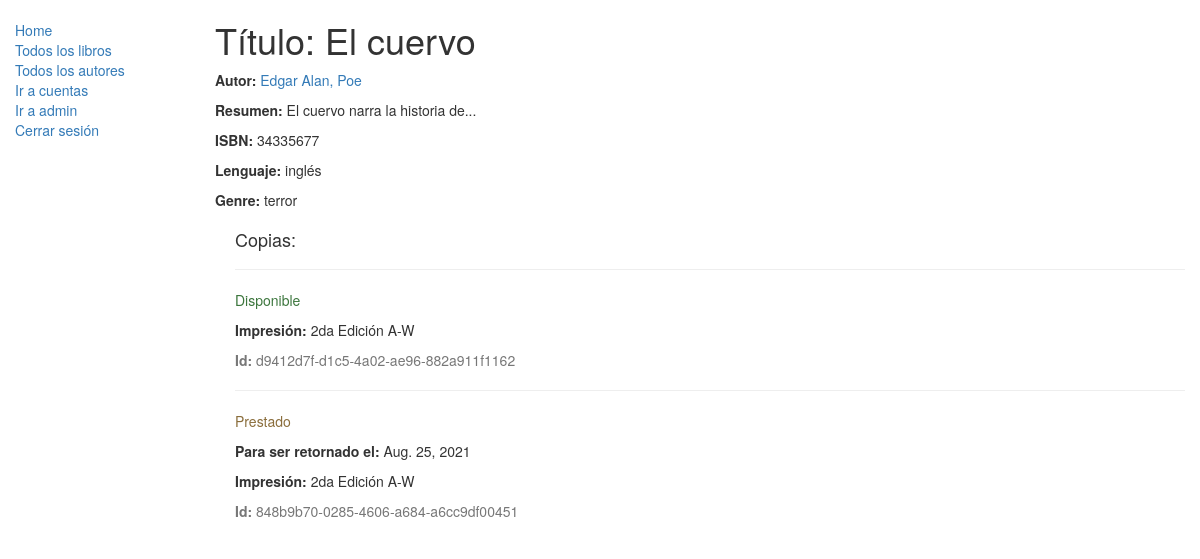
/catalogo/libro/2, run on the app's committed database.
### catalogo/models.py (models this page shows, shortened)
class Libro(models.Model):
    titulo = models.CharField(max_length=200)
    autor = models.ForeignKey('Autor', on_delete=models.SET_NULL, null=True)
    resumen = models.TextField(max_length=1000, help_text="Ingrese una breve descripción del libro")
    isbn = models.CharField('ISBN',max_length=13, help_text='hasta 13 Caracteres <a href="https://www.isbn-international.org/content/what-isbn">ISBN number</a>')
    genero = models.ManyToManyField(Genero, help_text="seleccione un genero para este libro.")
    lenguaje = models.ForeignKey('Lenguaje', on_delete=models.SET_NULL, null=True)
    def display_genero(self):
        """
        Creates a string for the Genero. This is required to display genre in Admin."""
        return ', '.join([ genero.nombre for genero in self.genero.all()[:3] ])
    display_genero.short_description = 'Genero'

class Autor(models.Model):
    nombre = models.CharField(max_length=100)
    apellido = models.CharField(max_length=100)
    fecha_nacimiento = models.DateField(null=True, blank=True)
    fecha_muerte = models.DateField('Muerte', null=True, blank=True)
    def __str__(self):
        return '%s, %s' % (self.nombre, self.apellido)

class Lenguaje(models.Model):
    nombre = models.CharField(max_length=200,
                            help_text="Introduzca el idioma del libro.")
    def __str__(self):
        return self.nombre

class Genero(models.Model):
    nombre = models.CharField(max_length=200, help_text="Ingrese el tipo de género (p. ej. Ciencia Ficción, Poesía Francesa etc.)")
    def __str__(self):
        return self.nombre

class EjemplarEspecifico(models.Model):
    id = models.UUIDField(primary_key=True, default=uuid.uuid4, help_text="ID único para este libro particular en toda la biblioteca")
    libro = models.ForeignKey('Libro', on_delete=models.SET_NULL, null=True)
    impresion = models.CharField(max_length=200)
    devolucion = models.DateField(null=True, blank=True)
    LOAN_STATUS = (
        ('m', 'Mantenimiento'),
        ('p', 'Prestado'),
        ('d', 'Disponible'),
        ('r', 'Reservado'),
    )
    status = models.CharField(max_length=1, choices=LOAN_STATUS, blank=True, default='m', help_text='Disponibilidad del libro')
    class Meta:
        ordering = ["devolucion"]
        permissions = (("puede_marcar_retornado", "Poner como devuelto"),)

### catalogo/views.py (the view)
class VistaDetalleDeLibro(generic.DetailView):
    model = Libro  #Mismo modelo Libro, distinto tipo de vista genérica (generic.DetailView)

### catalogo/templates/catalogo/libro_detail.html (shortened to what this page needs)
{% extends "base_generica.html" %}
{% block content %}
  <h1>Título: {{ libro.titulo }}</h1>
  <p><strong>Autor:</strong> <a href="{% url 'autor-detail' libro.autor.pk %}">{{ libro.autor }}</a></p>
  <p><strong>Resumen:</strong> {{ libro.resumen }}</p>
  <p><strong>ISBN:</strong> {{ libro.isbn }}</p>
  <p><strong>Lenguaje:</strong> {{ libro.lenguaje }}</p>
  <p><strong>Genre:</strong> {% for genero in libro.genero.all %} {{ genero }}{% if not forloop.last %}, {% endif %}{% endfor %}</p>
  <div style="margin-left:20px;margin-top:20px">
    <h4>Copias:</h4>
    {% for copy in libro.ejemplarespecifico_set.all %}
    <hr>
    <p class="{% if copy.status == 'd' %}text-success{% elif copy.status == 'm' %}text-danger{% else %}text-warning{% endif %}">{{ copy.get_status_display }}</p>{% if copy.status ==... dentro de la etiqueta de marcado de apertura de párrafo.-->
    {% if copy.status != 'd' %}<p><strong>Para ser retornado el:</strong> {{copy.devolucion}}</p>{% endif %}
    <p><strong>Impresión:</strong> {{copy.impresion}}</p>
    <p class="text-muted"><strong>Id:</strong> {{copy.id}}</p>
    {% endfor %}
  </div>
{% endblock %}

### data on the page
Libro: titulo "El cuervo", autor "Edgar Alan, Poe", resumen "El cuervo narra la historia de...", isbn "34335677", lenguaje "inglés"
Genero: nombre "terror"
EjemplarEspecifico: status "Disponible", impresion "2da Edición A-W", id "d9412d7f-d1c5-4a02-ae96-882a911f1162"
EjemplarEspecifico: status "Prestado", devolucion "Aug. 25, 2021", impresion "2da Edición A-W", id "848b9b70-0285-4606-a684-a6cc9df00451"
